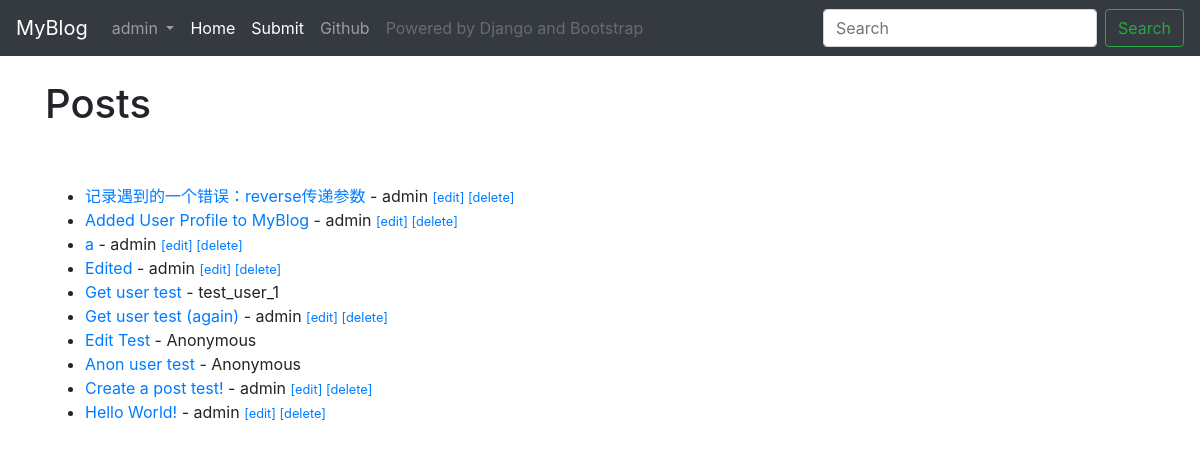
The app's page / (signed in) with its own data.
### blog/models.py (models this page shows, shortened)
class Post(models.Model):
    title = models.CharField(max_length=255)
    author = models.ForeignKey(User, on_delete=models.CASCADE, default=2) #ForeignKey可以连接数据库中其它model
    body = models.TextField()
    date = models.DateTimeField(default=timezone.now())
    is_visible = models.BooleanField(default=True)

### blog/views.py (the view)
# urls.py: path("", HomeView.as_view(), name="home"),
class HomeView(ListView):
    model = Post
    template_name = "home.html"
    ordering = "-date"

### blog/templates/home.html
{% extends 'base.html' %} {% block title %}My Blog - Posts{% endblock %} {% block content %}
<h1>Posts</h1>
<br/>
<br/>
<ul>
    {% for post in object_list %}
        {% if post.is_visible %}
        <li><a href="{% url 'post-detail' post.pk %}">{{ post.title }}</a> - {{ post.author }} {% if request.user == post.author %} <small><a href="{% url 'edit-post' post.pk %}">[edit] </a><a href="{% url 'delete-post' post.pk %}">[delete] </a></small> {% endif %} </li>
        {% endif %}
    {% endfor %}
</ul>
{% endblock %}

### blog/templates/base.html (shortened to what this page needs)
<!doctype html>
<html lang="en">
<head>
    <link rel="stylesheet" href="https://cdn.jsdelivr.net/npm/bootstrap@4.4.1/dist/css/bootstrap.min.css">
</head>
<body>
    <nav class="navbar navbar-expand-lg navbar-dark bg-dark">
        <a class="navbar-brand" href="{% url 'home' %}">MyBlog</a>
        <div class="collapse navbar-collapse" id="navbarSupportedContent">
            <ul class="navbar-nav mr-auto">
                {% if user.is_authenticated %}
                <li class="nav-item dropdown">
                    <a class="nav-link dropdown-toggle" href="#" id="navbarDropdown" role="button" data-toggle="dropdown" aria-haspopup="true" aria-expanded="false">
                        {{ user.username }}
                    </a>
                </li>
                {% endif %}
                <li class="nav-item active">
                    <a class="nav-link" href="{% url 'home' %}">Home <span class="sr-only">(current)</span></a>
                </li>
                <li class="nav-item active">
                    <a class="nav-link" href="{% url 'create-post' %}">Submit <span class="sr-only">(current)</span></a>
                </li>
                <li class="nav-item">
                    <a class="nav-link" href="https://github.com/Morph317/DjangoBlog">Github</a>
                </li>
                <li class="nav-item">
                    <a class="nav-link disabled" href="#" tabindex="-1" aria-disabled="true">Powered by Django and Bootstrap</a>
                </li>
            </ul>
            <form class="form-inline my-2 my-lg-0">
                <input class="form-control mr-sm-2" type="search" placeholder="Search" aria-label="Search">
                <button class="btn btn-outline-success my-2 my-sm-0" type="submit">Search</button>
            </form>
        </div>
    </nav>
    <br/>
    <div class="container">{% block content %} {% endblock %}</div>
</body>
</html>

### records on screen
Post: title "记录遇到的一个错误：reverse传递参数", author "admin", shows "[edit]"
Post: title "Added User Profile to MyBlog", author "admin", shows "[edit]"
Post: title "a", author "admin", shows "[edit]"
Post: title "Edited", author "admin", shows "[edit]"
Post: title "Get user test", author "test_user_1"
Post: title "Get user test (again)", author "admin", shows "[edit]"
Post: title "Edit Test", author "Anonymous"
Post: title "Anon user test", author "Anonymous"
Post: title "Create a post test!", author "admin", shows "[edit]"
Post: title "Hello World!", author "admin", shows "[edit]"

### other values on screen
{{ user.username }} "admin"
